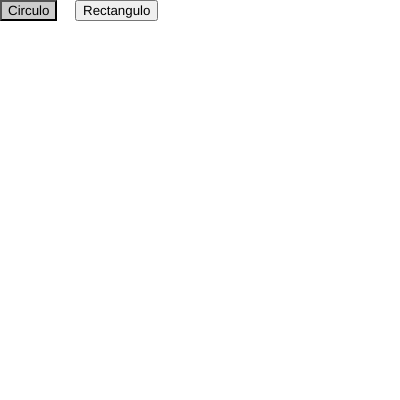
Frame 1 (no input)
Frame 60 (no input): identical to frame 1, image omitted
Frame 120 (the mouse pressed at the canvas centre since frame 60): identical to frame 1, image omitted

The p5.js sketch that drew this single still picture (run headless with seeded random() and noise() and a simulated clock; from frame 60 on, the mouse is pressed at the canvas centre):

// p5.js sketch
// ── sketch.js
class Figura {
   constructor(x, y, alto, ancho, vx, vy) {
    this.posicion = createVector(x,y);
    this.alto = alto;
    this.ancho = ancho;
    this.fillred = 255;
    this.fillgreen = 87;
    this.fillblue = 57;
    this.velocidad = createVector(vx,vy);
  }
  update()
  {
      if (this.posicion.x + this.ancho >= 400)
        {  
          let valor = random(3); 
          this.velocidad.x = this.velocidad.x * -valor;
         this.velocidad.y = this.velocidad.y * -valor;
        }
      this.posicion.add(this.velocidad);
  }
  
}

class Rectangulo extends Figura{
  constructor(x, y, alto, ancho, vx, vy) {
      super(x, y, alto, ancho, vx, vy);
  }
  
draw()
  {
fill(this.fillred,this.fillgreen,this.fillblue);
rect(this.posicion.x,this.posicion.y,this.alto,this.ancho);
  }
}

class Elipse extends Figura{
  constructor(x, y, alto, ancho, vx, vy) {
      super(x, y, alto, ancho, vx, vy);
  }
  
draw()
  {
fill(this.fillred,this.fillgreen,this.fillblue);
ellipse(this.posicion.x,this.posicion.y,this.alto,this.ancho);
  }
}

var figuras = [];
var dibujando = 'circulo';
var btnCirculo = null;
var btnRectangulo = null;


function mouseClicked() {
  // Se crea un objeto según la opción actual
if (mouseY > 25)
  {
  if (dibujando == 'circulo')
    figuras.push(new Elipse(mouseX,mouseY,20,20,3,1));
  else if (dibujando == 'rectangulo')
    figuras.push(new Rectangulo(mouseX,mouseY,20,20,2,1));
  }

  return false;
}

function setup() {
  createCanvas(400, 400);
  
  btnCirculo = createButton('Circulo');
  btnCirculo.position(0, 0);
  btnCirculo.mousePressed(changeCirculo);
  btnCirculo.style( 'background-color','#cccccc');
  
  btnRectangulo = createButton('Rectangulo');
  btnRectangulo.position(75, 0);
  btnRectangulo.mousePressed(changeRectangulo);
}

function changeCirculo()
   {
     btnCirculo.style( 'background-color','#cccccc');
     btnRectangulo.style( 'background-color','#f0f0f0');
     dibujando = 'circulo';
   }
function changeRectangulo()
   {
     btnRectangulo.style( 'background-color','#cccccc');
     btnCirculo.style( 'background-color','#f0f0f0');
     dibujando = 'rectangulo';
   }

 

function draw() {
  background(500);
  figuras.forEach((fig) => 
   {
    fig.draw();
    fig.update();
   });
}
